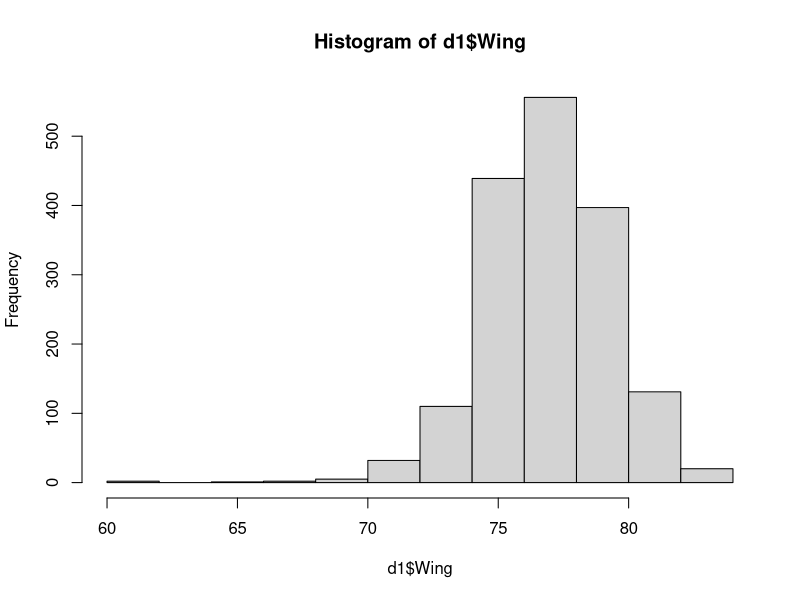
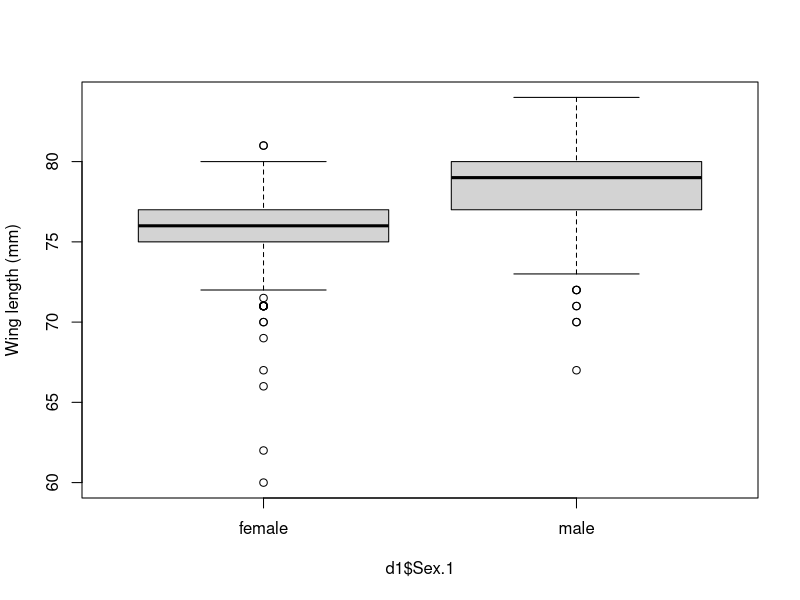
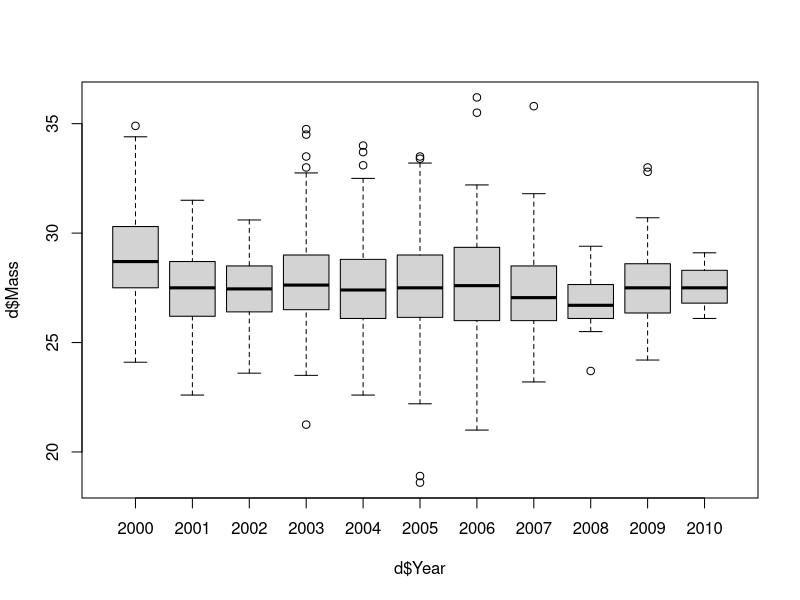
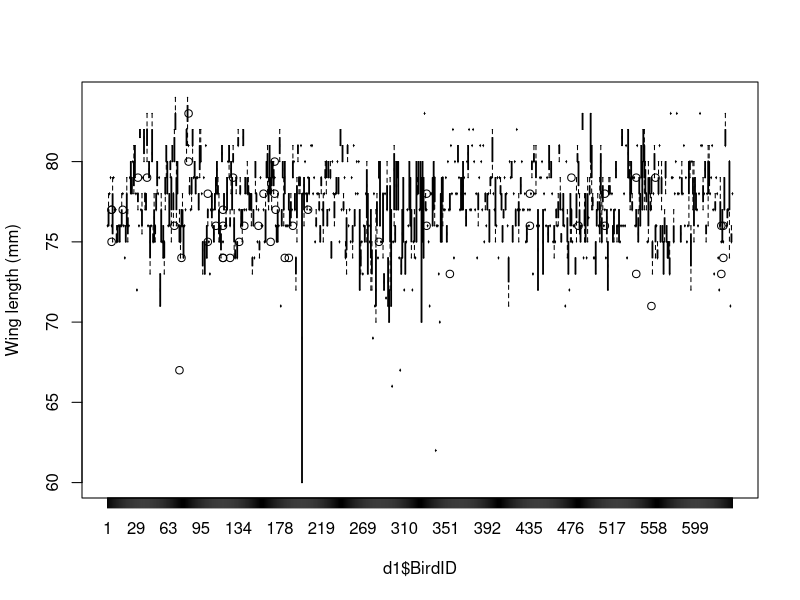

Write R code to recreate these figures, in order.
## SwS 12 - ANOVA (Analysis of Variance) and repeatability ----

# testing of difference of variances between groups
# categorical variable as explanatory var
# one expl var = one-way anova, 2 = 2-way etc

# null hypothesis: groups are equal
# assessing whether variability among groups is bigger/smaller than between groups

# AG + WG = T
# among group var/between group (BG) (eg extent of boxplot for a group)
# within group (eg diff between means of the groups)
# total variance

# different from ttest (diff between means)
# anova - diff between variance - look at ratio of AG to WG
# from this can INFER that means differ (but inference NOT actual test like lm or ttest)

## If doing by hand:

# anova table
# among-group - ASS (sum of squares) - k-1 d.f. - mean squares (MSG) = SSG/(k-1) - F stat = MSG/MST
# within group - WSS (sum of squares within groups - residuals) - n-k d.f. - mean squares (MSR) = SSR / (n - k)
# total - TSS (total SS = ASS + WSS) - n-1 d.f.

# k = n of groups (length of j)
# n = sample size (length of i)

# eg calculate ASS
# deviation of the means from the overall mean (see slides for equation..!)
# WSS
# basically 2 main calculations (ASS and WSS) - use to find mean squares and then F

# eg output w p < 0.05, interpretation:
# there are difference between the means
# we don't know where or how big the effect is
# have to perform POST-HOC tests, eg Tukey, LSD (least-sig. differences), etc

## ANOVA vs linear model
# both continuous response var
# anova - can have factorial explanatory w 2/more levels - can't have continuous expl var
# anova - provides secondary stats only vs lm provides primary
# anova need post-hoc testing for effect sizes and to see which categories differ

# anova calculated from results of linear model in r
# anova IS  a linear model, just substandard way to report it
# because we only get secondry stats (F)
# MSSs provide info about variance (somewhat primary)

# linear model summary provides primary stats
# and F-stats
# but info about variance is missing (but residual descriptives)

# why anovas popular?
# can calculate easily - less computationally intensive - and used to be done by hand

# could have 2 analyses where means same but variances v diff - would get diff anova results - meaning of anova about variances not means
# use linear models instead!!!!


# if want to know about variances AND mean estimates
# LINEAR MIXED MODELS - estimate variance components and fixed effects simultaneously  - see sig diffs between groups AND see variances between/within groups
# still get among group var, within group var, t val, etc BUT no p-values


## Hand-out work ----
rm(list=ls())
d<-read.table("../data/SparrowSize.txt", header=TRUE)

# going to explore anovas - use wing length from sparrows data
d1 <- subset(d, d$Wing!="NA")
summary(d1$Wing)
hist(d1$Wing)
# some missing values and some "outliers" - but probably form young/moulting birds

model1 <- lm(Wing ~ Sex.1, data=d1)
summary(model1)
boxplot(d1$Wing ~ d1$Sex.1, ylab="Wing length (mm)")

# from the output, the F stat comes from an ANOVA
anova(model1)  # can see here (F stat = sum of mean squares of between-group estimate / residaul mean squares)

# wing length differs between groups
# by how much? - do t-test post-hoc
t.test(d1$Wing ~ d1$Sex.1, var.equal = TRUE)

# fine for 2 groups, what if we have >2
# let's test for diffs between years
boxplot(d$Mass ~ d$Year)
m2 <- lm(Mass ~ as.factor(Year), data = d)
anova(m2)
# that's lots of years, could do summary
summary(m2) # only get diffs between each year compared to ref 2000
# could work out diff eg between 2004 and 2009 (add their values to ref and then find diff) - but faff

# Tukey's post-hoc
?TukeyHSD
# need model fitted w aov()
?aov
am2 <- aov(Mass ~ as.factor(Year), data=d)
summary(am2)
TukeyHSD(am2)  # get complete table w each combo - diff, up and low CI and 
# p-val (adjusted for multiple comparisons - stat sig. means 1 in 20 will be 
# false positive - here running 55 tests - 55/20 = 2.75 wrongly be stat sig - 
# adjusted here automatically by this percentage) 


## what if there are even more levels?
# use BirdID as factorial now
# each sparrow measured >1 - is wing length same each time an indiv is caught?
# or does length vary
boxplot(d1$Wing ~ d1$BirdID, ylab="Wing length (mm)")
# LOTS of groups - anova helpful here
# first get idea of data, how many birds and how often measured?
require(dplyr)
as_tibble(d1)
glimpse(d1)

# count how many diff birds
## IMPORTANT - to see stucture of data
d1 %>% 
  group_by(BirdID) %>% 
  summarise(count = length(BirdID))
d1 %>% 
  group_by(BirdID) %>% 
  summarise(count = length(BirdID)) %>%  # stop here to see what this done
  count(count)  # finally summary
# from dataset of 1695 obs, 222 birds counted once (not v good data for getting
# within-group estimates)
# but 147 measured twice, even more measured more than that - good - repeated measures

# run anova w BirdID as factor
model3 <- lm(Wing ~ as.factor(BirdID), data=d1)
anova(model3)
# stat significantly more variation among groups (BirdID) than within (residuals)
# here a post-hoc test would have TOO many comparisons to consider
# looking at spread not centrality (variance not means)

# F-stat 8 - means amount of variance between diff birds is 8 times bigger than within birds (residual variance)
# makes sense (if measure an indiv >1 will be more simialr than measuring diff bird)


## Repeatability
# another way of saying our findings: individual birds have consistent wing length
# = bird's wing length is REPEATABLE, r, "intraclass correlation coefficient"
# can also use to assess quality of method - individual observer repeatability

# see Kate Lessell's paper "Unrepeatable repeatabilities: a common mistake" in The Auk journal

# repeatability = ratio of variance of the total variance that is explained by among-group differences
# see equation (among / total) (diff to F stat which is among/residual)
# r is directly biologically interpretable

# cannot ignore group size (see paper- this is common mistake) n0
# calculate n0:
d1 %>%
  group_by(BirdID) %>%
  summarise (count=length(BirdID))
# gives us ni, eg n1 is 1, n2 is 10 etc

d1 %>%
  group_by(BirdID) %>%
  summarise (count=length(BirdID)) %>%
  summarise (sum(count))
# 1695 birds in total - denominator of n0 equation

d1 %>%
  group_by(BirdID) %>%
  summarise (count=length(BirdID)) %>%
  summarise (sum(count^2))
# numerator - 7307

7307/1695
# 4.310914
# subtract this from denominator
1695 - 7307/1695
# 1690.689

# a is 618 (num of groups)
# n0 = 
(1 / (618-1)) * (1695 - 7307/1695)
# 2.740177
# close to 3 ~ roughly a centrality measure of how many obs per group 
# beacuse the difference between num of obs in each group are so extreme:
# have to use this value n0 rather than mean etc

# finally calculate repeatability:
anova(model3)
((13.20-1.62)/2.74)/(1.62+(13.20-1.62)/2.74)
# r = 0.7229
# so ~72% of variation in wing length explained by among-individual diffs
# individuals relatively consistent in their wing length - 
# only (100-72) 18% of variance from residuals (within birds)

# come back to exercises as revision!

# EASIER WAY TO CALCULATE REPEATABILITY -> WITH LINEAR MIXED MODELS:


## SwS 13 - Repeatability with linear mixed models ----

# repeatability - how consistent something is within a group, compared to the whole sample
# easier stat to understand than F stat from anova
# ratio of among-group variance / total variance

# observer repeatability
# eg measuring tarsus consistently is difficult
# individual behaviour - personality - do birds always behave the same 
# way? diff from others? use repeatability to test

# in ecology - lots of uses
# N0 is not sample size (difficult to compute in unbalanced dataset - as above!) - see equations!
# dependent on num of groups and sample size within a group 

# would rather use LINEAR MIXED MODELS- compare linear models and variance analysis
# and robust against mixed-size datasets
# nested data structure - account for repeated measures, pseudoreplication
# need to know how the data is nested

# LMMs
# yi,j = b0 + b1xi,j + alphaj + epsiloni,j
# linear model bit is the same (b0, b1 etc)
# alpha - random factor for a group j - estimate variance component for each group

# estimate variance components and fixed param estimates simultaneously
# complicated but V USEFUL
# BETTER than anova - ditch anova!!!!


# fly dataset - repeatability telling us about measurement error
require(lme4)
a <- read.table("../data/Wylde_single.mounted.txt", header=TRUE)

lmm1 <- lmer(Tarsus_Length ~ 1 + (1|ID), data=a)
# instead of 1 in middle ~1 can add any fixed effects
# 1|ID is the factor that is the random effect
summary(lmm1)
# fixed effects - still get estimate, st er and t-val (no p-val - difficult to calculate d.f. in heterogeneous data - don't do it!)
# from t-val looks like could be significant
# intercept is mean value of tarsus length

# random effects - 
# eg variance explained by ID much larger than residual variance (diff groups (individuals) more different than repeated measures of same indiv)

# can calculate repeatability from this
# have among ID variance and within ID variance
# AV + WV = total variance
# divide among variance (ID intercept) by total - will be big percentage here

# LMMs can deal with unbalanced groups - heterogeneous data
# and estimate variance components and fixed effects at the same time

## hand-out work ----

# investigate repeatability of Femur length
lmm2 <- lmer(Femur_length ~ 1 + (1|ID), data=a)
# repsonse var = femur length
# no fixed effects so 1 + ... (could put sex here or any other fixed effect 
# - but here want to get repeatability without any other influence)
# (1|ID) - specify random effects - those we want the model to use to 
# partition the variance into
# here, partition the variance into variance explained among ID and residuals
summary(lmm2)
# random effects - more varinace explained by among group variance - not much residual variance
# info about data structure - 180 individuals, each measured twice gives 
# total sample size of 360 (this dataset v balanced - could have used anova)
# fixed effects - mean femur length

# calculate repeatability:
Repeatability <- 1.257 / (1.257 + 0.0003)
Repeatability
# >99% variance is among diff individual flies (v little variance within indivs)

# complete exercises as revision!


## SwS 14a - more LMMs - beyond repeatability ----

# can account for data structure - nestedness
# yi,j = b0 + b1xi,j + alphaj + epsiloni,j
# i and j diff levels of nested data
# can have more levels of nestedness:
# yi,j,k = b0 + b1xi,j,k + alpha1j +alpha2k + epsiloni,j,k
# extended model - second random effect alpha2 account for variance among a set of groups
# vs alpha1 accounts for variance among other grouping

# data structure - can cloak patterns, can lead to wrong answers
# NEED to describe data and data structure FIRST, think about:
# summary of eg mean, variance
# repeated measures
# grouping factors
# then do stats!


# sparrow ornament (black bib under bill) increases w age
# effects within individuals (increase over time) and between

o <- read.table("../data/OrnamentAge.txt", header=TRUE)

# first do normal lm (to compare outputs w LMM)
summary(lm(Ornament ~ Age, data=o))
# ave ornament size 34mm, for every year sparrow age increases, ornament 
# increases by 1, stat sig

summary(lmer(Ornament ~ Age + (1|BirdID), data=o))
# accounted for multiple measures from same individual by fitting BirdID as 
# a random effect
# fixed effect estimate (of age) - still stat sig. and similer num to in lm (1ish)
# but also random effects - BirdID explains lots of variance too - as much as
# residual, repeatability of ~50% (this is adjusted repeatability as we have 
# a fixed effect)
# BirdID NEEDS to be included - has big effect - otherwise lots of random 
# noise - potential to affect effect of age

# also want to add in measurement error (observers measure ornament differently)
# fit additional random effect f observer
summary(lmer(Ornament ~ Age + (1|BirdID)+(1|Observer), data=o))
# fixed effect estimate now decreased by ~almost half (age estimate)
# observer variance accounts for A LOT of the variance
# variance from BirdID and residuals decreased - gone into observer variance instead

# throughout bird life, same observer measuring same bird (diff observers 
# measuring diff birds) - without observer included in model - this variance 
# goes into BirdID (but actually coming form observer)

# still some variance from BirdID - birds still more similar to themselves than 
# to others

# next, is there an effect of year? eg maybe varies w cold year,etc
summary(lmer(Ornament ~ Age + (1|BirdID)+(1|Observer)+(1|Year), data=o))
# observer variance now split between observer and year
# observers there for set amount of time (eg phd students)
# so effect from year could be form time OR from the change in observers
# have to make a decision about which one to use!!!
# THINK ABOUT BIOLOGY!!!! - which effect driven by biology and which
# by data structure
# probably this last model driven more by data structure, maybe publish 
# previous one- makes more bio sense

# age has ~half the effect compared to the original lm
# still significance ~same (t-values)
# LMM better model


## SwS 14b - Model selection and simplifications ----

# R^2 not good judge for which model is best (tells how much variance explained by model but if add more variables - fit will increase)
# MOST IMPORTANT  - use biological justifications

# fitting models to data
# improving fit costs d.fs and therefore stat power
# max num of parameters you could fit = num of datapoints -> overfitted
# need to find compromise

# guidelines:
# before running model - think!
# what is question? (eg does climate change affatc growth - but climate change is not good explanatory - lots of effects there - be more specific)
# what is response, explanatory?
# other variables that could affect relationship? if so add them. interactions?

# build MAXIMAL model - inc all variables that are biologically relevant (+interactions that are bio meaningful)
# run this model and examine
# look at variables - remove interactions that are not significant
# look at reduced model - remove main terms only IF not biologically required
# carry on to find final model 
# - important to keep expl var in regardless of whether stat sig - this is the point of the model! 

# other methods
# decide ahead which variables important based on bio and keep them all in (good w Bayesian methods) (Julia does this)
# use model selection info criterion
# forwards-step-wise model selection (DON'T DO THIS)


# when is something a random effect and when fixed?
# rules of thumb:
# random effects are factors (grouping factors, cannot be continuous)
# are you interested in means (fixed) or variance (random)
# want to correct factorial effect but it's not in your question specifically -> random eg effect of year but not interested vs if want to see diffs between years, have a fixed factor
# more than 5 levels: random
# LMM use only w large sample size N (>50)

# model assumptions

# normal residuals - use plot(model) to see residuals
# outliers - are they wrongfully measured? biologically meaningful? 
# - if obviously type exclude, but if not leave - try running model with and without
# what if the plots look terrible? is the response really continuous? if not, non-parametic/GLMs - wrose STICK TO CONTINUOUS VARS
# consider units - check for typos/outliers
# use subsets ot see how strong it affects your conclusions
# data transformation (sometimes unavoidable)

# hypothesis testing
# can reject/accept null hypothesis (accepting null does not mean alternative hypothesis not true!!!)
# mutiple hypothesis testing - accpet error of 5% (20/100 are wrong) -can correct
# for this, eg Bonferroni (don't use blindly!)

# before model:
# visual inspection of data
# are there outliers? - boxplots - bio explanations?
# homogeneity of variances
# normally distributed data? (consider transformation as last resort)
# is data zero-inflated? - lots of zeros (v few actual data - use GLMs)
# collinearity? - use VIF to test (see yesterday)
# visually inspect relationships of interest
# consider which/if any interactions to add
# construct maximal model - consider biology
# simplify model - make sure you can defend simplification
# decide on final model
# run model validation
# interpret model - think logically, biologically - interpret GIVEN the limitations